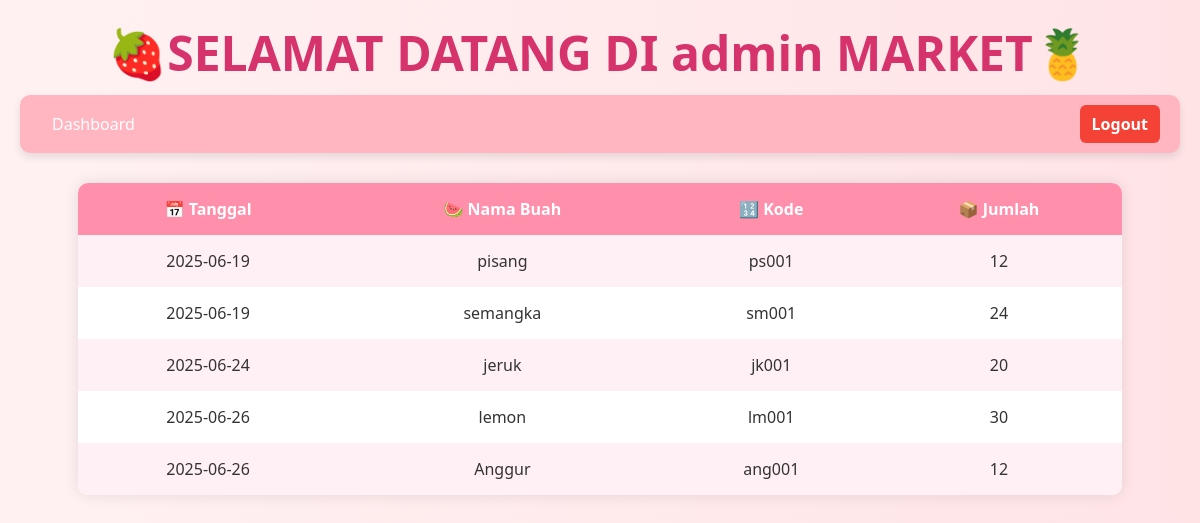
Screenshot of /menu_user.php (signed in) with the database file from the repository.
### tables this page shows
CREATE TABLE `id_barang` (
  `tanggal` date DEFAULT NULL,
  `nama_barang` varchar(50) DEFAULT NULL,
  `kode_barang` varchar(50) DEFAULT NULL,
  `jumlah_barang` int(11) DEFAULT NULL,
  `id_barang` int(11) NOT NULL
);

### menu_user.php (the view, shortened to what this page needs)
<?php
include 'koneksi.php';
$role = $_SESSION['role'];
$sql = mysqli_query($konek, "SELECT * FROM id_barang");
?>
<html>
<head>
   <link rel="stylesheet" href="style.css">
</head>
    <body>
        <h1>🍓SELAMAT DATANG DI <?php echo $role ; ?> MARKET🍍</h1>
        <nav class="navbar">
            <ul class="navbar-links">
            <li><a href="">Dashboard</a></li>
        </ul>
        <a href="logout.php" class="logout-btn">Logout</a>
    </nav>
    <table>
    <tr>
        <th>📅 Tanggal</th>
        <th>🍉 Nama Buah</th>
        <th>🔢 Kode</th>
        <th>📦 Jumlah</th>
    </tr>
    <?php while ($data = mysqli_fetch_array($sql)) : ?>
    <tr>
        <td><?php echo $data['tanggal']; ?></td>
        <td><?php echo $data['nama_barang']; ?></td>
        <td><?php echo $data['kode_barang']; ?></td>
        <td><?php echo $data['jumlah_barang']; ?></td>
    </tr>
    <?php endwhile; ?>
</table>
</body>
</html>

### style.css (style rules this page uses)
.navbar { display: flex; justify-content: space-between; align-items: center; background-color: #ffb6c1; padding: 10px 20px; border-radius: 10px; box-shadow: 0 4px 8px rgba(0,0,0,0.1); margin-bottom: 30px; }
.navbar-links { list-style: none; display: flex; gap: 15px; padding: 0; margin: 0; }
.navbar-links li a { color: white; text-decoration: none; padding: 8px 12px; border-radius: 6px; font-weight: 500; }
.logout-btn { background-color: #f44336; padding: 8px 12px; border-radius: 6px; font-weight: bold; color: white; text-decoration: none; }
body { margin: 0; font-family: 'Segoe UI', sans-serif; background: linear-gradient(to right, #fff1f2, #ffe4e6); padding: 20px; color: #333; }
h1 { text-align: center; color: #d6336c; font-size: 3em; margin-bottom: 10px; }
table { margin: 0 auto; width: 90%; border-collapse: collapse; background-color: white; border-radius: 10px; box-shadow: 0 0 15px rgba(0,0,0,0.1); overflow: hidden; }
th, td { padding: 15px; text-align: center; }
th { background-color: #ff8fab; color: white; }
tr:nth-child(even) { background-color: #fff0f5; }

### rows the page displays
id_barang: tanggal "2025-06-19", nama_barang "pisang", kode_barang "ps001", jumlah_barang "12"
id_barang: tanggal "2025-06-19", nama_barang "semangka", kode_barang "sm001", jumlah_barang "24"
id_barang: tanggal "2025-06-24", nama_barang "jeruk", kode_barang "jk001", jumlah_barang "20"
id_barang: tanggal "2025-06-26", nama_barang "lemon", kode_barang "lm001", jumlah_barang "30"
id_barang: tanggal "2025-06-26", nama_barang "Anggur", kode_barang "ang001", jumlah_barang "12"

### other values shown
$role "admin"
